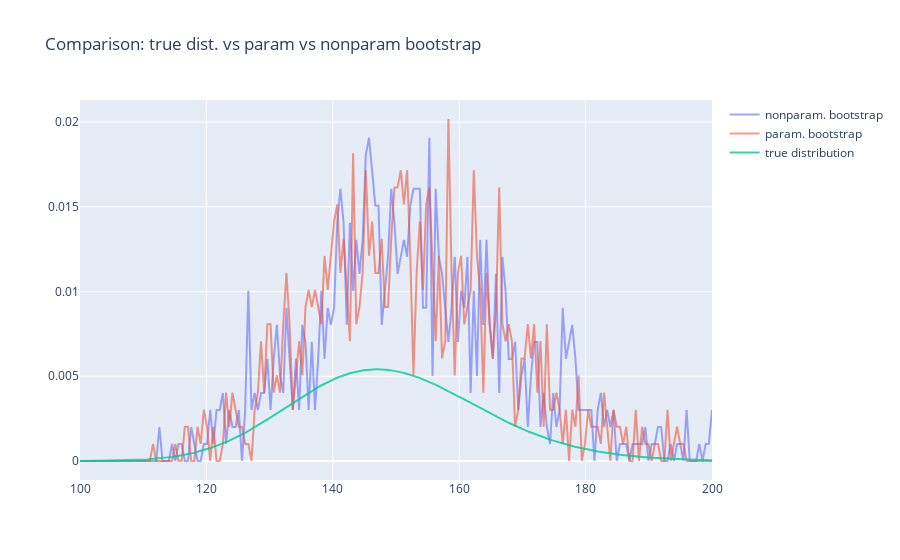

Source (notebook cell):
### Code cell
fig = go.Figure()
fig.add_trace(go.Scatter(
    x = x_axis_bar, y = nonparam_bootstrap_hist, opacity = 0.6,
    name = 'nonparam. bootstrap'
))
fig.add_trace(go.Scatter(
    x = x_axis_bar, y = param_bootstrap_hist, opacity = 0.6,
    name = 'param. bootstrap'
))
fig.add_trace(go.Scatter(
    x = x_axis, y = theta_real_pdf, opacity = 0.8,
    name = 'true distribution'
))
fig.update_layout(title = 'Comparison: true dist. vs param vs nonparam bootstrap')
fig.show()

### Figure 1 — Plotly figure (JSON) as saved in the notebook; plotly's stock layout.template omitted (floating-point values rounded to 4 significant figures; data arrays with more than 128 entries replaced by an {"elided": "..."} marker saying what was removed)
{"data": [{"name": "nonparam. bootstrap", "opacity": 0.6, "x": {"elided": "200 float values"}, "y": {"elided": "200 float values"}, "type": "scatter"}, {"name": "param. bootstrap", "opacity": 0.6, "x": {"elided": "200 float values"}, "y": {"elided": "200 float values"}, "type": "scatter"}, {"name": "true distribution", "opacity": 0.8, "x": {"elided": "500 float values"}, "y": {"elided": "500 float values"}, "type": "scatter"}], "layout": {"title": {"text": "Comparison: true dist. vs param vs nonparam bootstrap"}}}
